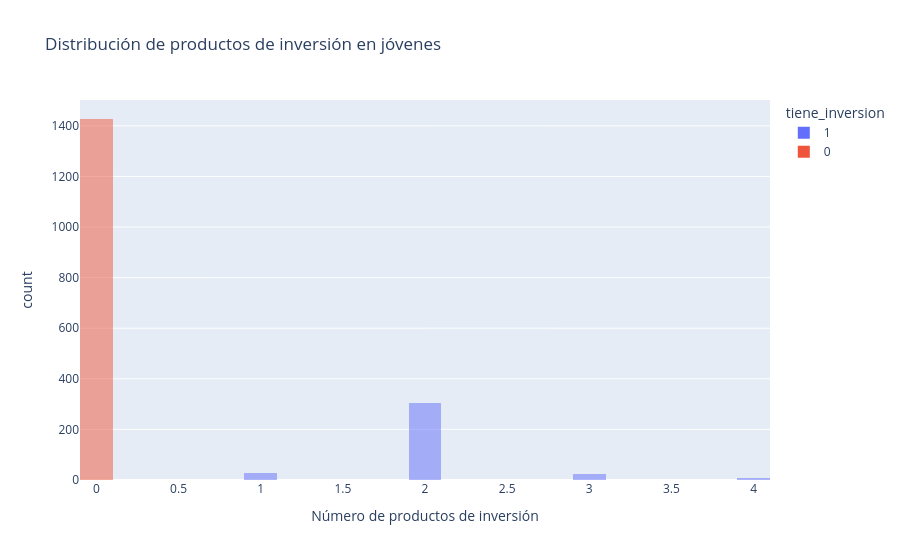

Notebook source saved alongside this figure:
### Markdown cell above
El gráfico que se muestra acontinuación nos indica que los jóvenes no invierten en general, sino algo más accionable: la inversión en jóvenes está prácticamente ausente salvo por un único producto-puerta de entrada (ind_estalinv + partner), que arrastra consigo al 83% (304 de 364) de todos los jóvenes que sí invierten.

### Code cell
# Definir data_j antes de usarlo
data_j = jovenes  # o jovenes.copy() si quieres una copia

fig = px.histogram(data_j, x='num_prod_inversion', color='tiene_inversion', nbins=25, barmode='overlay',
                    title='Distribución de productos de inversión en jóvenes',
                    labels={'num_prod_inversion':'Número de productos de inversión'})

fig.show()

### Figure 1 — Plotly figure (JSON) as saved in the notebook; plotly's stock layout.template omitted (floating-point values rounded to 4 significant figures; data arrays with more than 128 entries replaced by an {"elided": "..."} marker saying what was removed)
{"data": [{"bingroup": "x", "hovertemplate": "tiene_inversion=1<br>Número de productos de inversión=%{x}<br>count=%{y}<extra></extra>", "legendgroup": "1", "marker": {"color": "#636efa", "opacity": 0.5, "pattern": {"shape": ""}}, "name": "1", "nbinsx": 25, "orientation": "v", "showlegend": true, "type": "histogram", "x": {"elided": "363 int values"}, "xaxis": "x", "yaxis": "y"}, {"bingroup": "x", "hovertemplate": "tiene_inversion=0<br>Número de productos de inversión=%{x}<br>count=%{y}<extra></extra>", "legendgroup": "0", "marker": {"color": "#EF553B", "opacity": 0.5, "pattern": {"shape": ""}}, "name": "0", "nbinsx": 25, "orientation": "v", "showlegend": true, "type": "histogram", "x": {"elided": "1427 int values"}, "xaxis": "x", "yaxis": "y"}], "layout": {"barmode": "overlay", "legend": {"title": {"text": "tiene_inversion"}, "tracegroupgap": 0}, "title": {"text": "Distribución de productos de inversión en jóvenes"}, "xaxis": {"anchor": "y", "domain": [0, 1], "title": {"text": "Número de productos de inversión"}}, "yaxis": {"anchor": "x", "domain": [0, 1], "title": {"text": "count"}}}}
